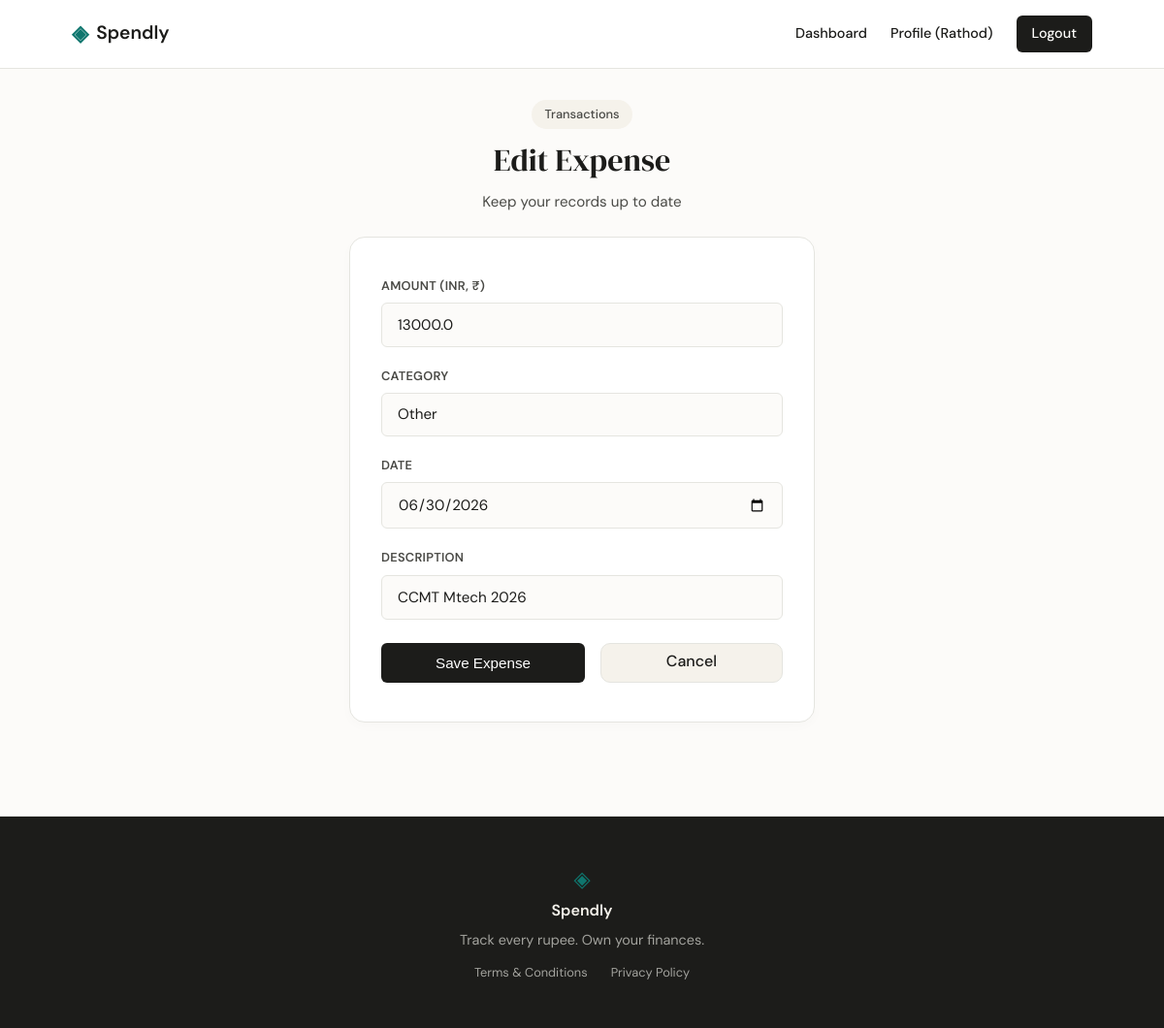
Screenshot of /expenses/12/edit (signed in) with the database file from the repository.
### tables this page shows
CREATE TABLE users (
        id INTEGER PRIMARY KEY AUTOINCREMENT,
        name TEXT NOT NULL,
        email TEXT UNIQUE NOT NULL,
        password_hash TEXT NOT NULL,
        created_at TEXT DEFAULT (datetime('now', 'localtime'))
    );

CREATE TABLE expenses (
        id INTEGER PRIMARY KEY AUTOINCREMENT,
        user_id INTEGER NOT NULL,
        amount REAL NOT NULL,
        category TEXT NOT NULL,
        date TEXT NOT NULL,
        description TEXT,
        created_at TEXT DEFAULT (datetime('now', 'localtime')),
        FOREIGN KEY (user_id) REFERENCES users (id) ON DELETE CASCADE
    );

### app.py (the view, shortened to what this page needs)
@app.route("/expenses/<int:id>/edit", methods=["GET", "POST"])
@login_required
def edit_expense(id):
    db = get_db()
    expense = db.execute(
        "SELECT * FROM expenses WHERE id = ? AND user_id = ?",
        (id, g.user["id"])
    ).fetchone()
    if expense is None:
        db.close()
        abort(404)
    db.close()
    return render_template("expense_form.html", title="Edit Expense", expense=expense)

### app.py (called while the page is built)
@app.before_request
def load_logged_in_user():
    user_id = session.get("user_id")
    if user_id is None:
        g.user = None
    else:
        db = get_db()
        g.user = db.execute("SELECT * FROM users WHERE id = ?", (user_id,)).fetchone()
        db.close()

def login_required(view):
    @functools.wraps(view)
    def wrapped_view(**kwargs):
        if g.user is None:
            return redirect(url_for("login"))
        return view(**kwargs)
    return wrapped_view

### database/db.py (called while the page is built)
def get_db():
    db_dir = os.path.dirname(os.path.abspath(__file__))
    database_path = os.path.normpath(os.path.join(db_dir, "..", "spendly.db"))
    conn = sqlite3.connect(database_path)
    conn.row_factory = sqlite3.Row
    conn.execute("PRAGMA foreign_keys = ON;")
    return conn

### templates/expense_form.html (shortened to what this page needs)
{% extends "base.html" %}
{% block content %}
<section class="auth-section" style="min-height: calc(100vh - 60px - 100px); padding: 2rem 1rem;">
    <div class="auth-container" style="max-width: 480px;">
        <div class="auth-header" style="margin-bottom: 1.5rem;">
            <span class="hero-badge" style="margin-bottom: 0.5rem;">Transactions</span>
            <h1 class="auth-title" style="font-size: 2rem;">{{ title }}</h1>
            <p class="auth-subtitle">Keep your records up to date</p>
        </div>
        <div class="auth-card">
            <form method="POST">
                <div class="form-group">
                    <label for="amount">Amount (INR, ₹)</label>
                    <input type="number" step="0.01" min="0.01" id="amount" name="amount"
                           class="form-input" placeholder="0.00"
                           value="{{ expense['amount'] if expense else '' }}"
                           required autofocus>
                </div>
                <div class="form-group">
                    <label for="category">Category</label>
                    <select id="category" name="category" class="form-input" style="appearance: none; background-color: var(--paper);" required>
                        {% set categories = ['Bills', 'Food', 'Health', 'Transport', 'Entertainment', 'Shopping', 'Other'] %}
                        {% for cat in categories %}
                            <option value="{{ cat }}" {{ 'selected' if expense and expense['category'] == cat else '' }}>
                                {{ cat }}
                            </option>
                        {% endfor %}
                    </select>
                </div>
                <div class="form-group">
                    <label for="date">Date</label>
                    <input type="date" id="date" name="date"
                           class="form-input"
                           value="{{ expense['date'] if expense else today }}"
                           required>
                </div>
                <div class="form-group">
                    <label for="description">Description</label>
                    <input type="text" id="description" name="description"
                           class="form-input" placeholder="What was this for?"
                           value="{{ expense['description'] if expense else '' }}">
                </div>
                <div style="display: flex; gap: 1rem; margin-top: 1.5rem;">
                    <button type="submit" class="btn-submit" style="margin-top: 0; flex: 1;">Save Expense</button>
                    <a href="{{ url_for('dashboard') }}" class="btn-ghost" style="flex: 1; text-align: center; line-height: 2.2rem; padding: 0;">Cancel</a>
                </div>
            </form>
        </div>
    </div>
</section>
{% endblock %}

### templates/base.html (shortened to what this page needs)
<!DOCTYPE html>
<html lang="en">
<head>
    <link rel="stylesheet" href="{{ url_for('static', filename='css/style.css') }}">
</head>
<body>
    <nav class="navbar">
        <div class="nav-inner">
            <a href="{{ url_for('landing') }}" class="nav-brand">
                <span class="brand-icon">◈</span>
                <span class="brand-name">Spendly</span>
            </a>
            <div class="nav-links">
                {% if session.get('user_id') %}
                    <a href="{{ url_for('dashboard') }}">Dashboard</a>
                    <a href="{{ url_for('profile') }}">Profile ({{ g.user['name'].split()[0] if g.user else 'User' }})</a>
                    <a href="{{ url_for('logout') }}" class="nav-cta">Logout</a>
                {% else %}
                    <a href="{{ url_for('login') }}">Sign in</a>
                    <a href="{{ url_for('register') }}" class="nav-cta">Get started</a>
                {% endif %}
            </div>
        </div>
    </nav>
    <main class="main-content">
        {% block content %}{% endblock %}
    </main>
    <footer class="footer">
        <div class="footer-inner">
            <span class="brand-icon">◈</span>
            <span class="footer-name">Spendly</span>
            <p class="footer-copy" style="margin-bottom: 0.75rem;">Track every rupee. Own your finances.</p>
            <div style="display: flex; gap: 1.5rem; font-size: 0.8rem; color: var(--ink-faint);">
                <a href="{{ url_for('terms') }}" style="transition: color 0.2s;" onmouseover="this.style.color='var(--paper-warm)'" onmouseout="this.style.color='var(--ink-faint)'">Terms & Conditions</a>
                <a href="{{ url_for('privacy') }}" style="transition: color 0.2s;" onmouseover="this.style.color='var(--paper-warm)'" onmouseout="this.style.color='var(--ink-faint)'">Privacy Policy</a>
            </div>
        </div>
    </footer>
</body>
</html>

### static/css/style.css (style rules this page uses)
:root { --font-sans: 'DM Sans', -apple-system, BlinkMacSystemFont, "Segoe UI", Roboto, sans-serif; --font-display: 'DM Serif Display', Georgia, serif; --paper: #fcfbf9; --paper-warm: #f5f2eb; --paper-card: #ffffff; --ink: #1c1c1a; --ink-soft: #4a4a46; --ink-muted: #757570; --ink-faint: #a3a39e; --accent: #0f766e; --accent-light: #f0fdf4; --accent-2: #d97706; --border: #e5e5e0; --border-soft: #f2f2eb; --danger: #dc2626; --cat-1: #0f766e; --cat-2: #1e3a8a; --cat-3: #b45309; --cat-4: #4b5563; --cat-5: #065f46; --cat-6: #6b21a8; --cat-7: #9a3412; --max-width: 1100px; --radius-lg: 16px; --radius-md: 10px; --radius-sm: 6px; }
* { box-sizing: border-box; margin: 0; padding: 0; }
body { font-family: var(--font-sans); background-color: var(--paper); color: var(--ink); line-height: 1.5; -webkit-font-smoothing: antialiased; }
a { color: inherit; text-decoration: none; }
.navbar { background-color: var(--paper-card); border-bottom: 1px solid var(--border); position: sticky; top: 0; z-index: 100; }
.nav-inner { max-width: var(--max-width); margin: 0 auto; padding: 1rem 1.5rem; display: flex; justify-content: space-between; align-items: center; }
.nav-brand { display: flex; align-items: center; gap: 0.5rem; font-weight: 600; font-size: 1.2rem; }
.brand-icon { color: var(--accent); font-size: 1.4rem; }
.nav-links { display: flex; align-items: center; gap: 1.5rem; font-size: 0.9rem; font-weight: 500; }
.nav-cta { background-color: var(--ink); color: var(--paper); padding: 0.5rem 1rem; border-radius: var(--radius-sm); transition: opacity 0.2s; }
.main-content { min-height: calc(100vh - 70px - 160px); }
.footer { background-color: var(--ink); color: var(--paper-warm); padding: 3rem 1.5rem; margin-top: 4rem; border-top: 1px solid var(--border); }
.footer-inner { max-width: var(--max-width); margin: 0 auto; display: flex; flex-direction: column; align-items: center; text-align: center; }
.footer-name { font-weight: 600; margin-top: 0.25rem; margin-bottom: 0.5rem; }
.footer-copy { font-size: 0.9rem; color: var(--ink-faint); }
.btn-ghost { background-color: var(--paper-warm); color: var(--ink); padding: 0.75rem 1.5rem; border-radius: var(--radius-md); font-weight: 500; border: 1px solid var(--border); transition: background-color 0.2s; cursor: pointer; }
.hero-badge { display: inline-block; background-color: var(--paper-warm); color: var(--ink-soft); font-size: 0.8rem; font-weight: 500; padding: 0.35rem 0.85rem; border-radius: 100px; margin-bottom: 1rem; width: fit-content; }
.auth-section { display: flex; align-items: center; justify-content: center; padding: 4rem 1.5rem; }
.auth-container { width: 100%; max-width: 400px; }
.auth-header { text-align: center; margin-bottom: 2rem; }
.auth-title { font-family: var(--font-display); font-size: 2.2rem; font-weight: 400; margin-bottom: 0.5rem; }
.auth-subtitle { color: var(--ink-soft); font-size: 0.95rem; }
.auth-card { background-color: var(--paper-card); border: 1px solid var(--border); border-radius: var(--radius-lg); padding: 2.5rem 2rem; box-shadow: 0 4px 12px rgba(0,0,0,0.02); }
.form-group { margin-bottom: 1.25rem; }
.form-group label { display: block; font-size: 0.8rem; font-weight: 600; margin-bottom: 0.5rem; color: var(--ink-soft); text-transform: uppercase; letter-spacing: 0.02em; }
.form-input { width: 100%; padding: 0.75rem 1rem; border: 1px solid var(--border); border-radius: var(--radius-sm); font-family: var(--font-sans); font-size: 0.95rem; color: var(--ink); background-color: var(--paper); transition: border-color 0.2s; }
.btn-submit { width: 100%; background-color: var(--ink); color: var(--paper-card); border: none; padding: 0.75rem; border-radius: var(--radius-sm); font-size: 0.95rem; font-weight: 500; cursor: pointer; margin-top: 1rem; }

### rows the page displays
users: user.name "Rathod"
expenses: amount "13000.0", date "06/30/2026", description "CCMT Mtech 2026"

### other values shown
{{ title }} "Edit Expense"
form field category "Other"
